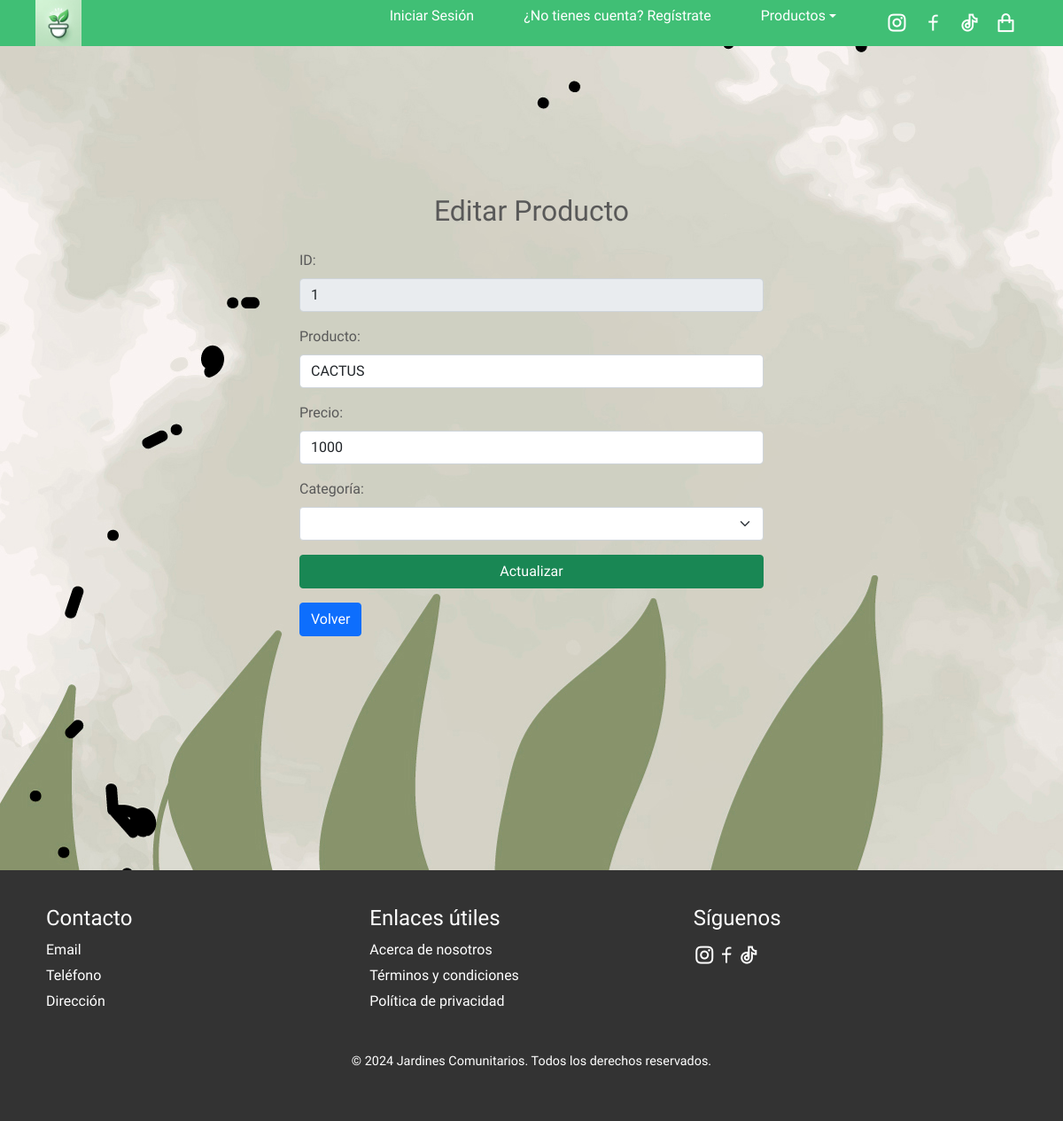
The app's page /alumnos/productos_findEdit/1 with its own data.
### alumnos/models.py (models this page shows)
class Producto(models.Model):
    id_producto = models.CharField(primary_key=True, max_length=10)
    producto = models.CharField(max_length=20)
    precio = models.PositiveIntegerField()
    id_categoria = models.ForeignKey('Categoria',on_delete=models.CASCADE, db_column='idCategoria')
    imagen = models.ImageField(upload_to='productos/', default='media/default.png')
    activo = models.IntegerField()

### alumnos/views.py (the view)
# urls.py: path('productos_findEdit/<str:pk>', views.productos_findEdit, name='productos_findEdit'),
def productos_findEdit(request, pk):
    if pk != "":
        producto=Producto.objects.get(id_producto=pk)
        categorias=Categoria.objects.all()
        context={"producto": producto, "categoria":categorias}
        if producto:
            return render(request,'alumnos/productos_edit.html',context)
        else:
            context={'mensaje':"Error producto no existe"}
            return render(request, 'alumnos/productos_list.html', context)

### alumnos/templates/alumnos/productos_edit.html (shortened to what this page needs)
{% extends "alumnos/base.html" %}
{% load crispy_forms_tags %}
{% load static %}
{% block css %}
<link rel="stylesheet" href="https://cdnjs.cloudflare.com/ajax/libs/remixicon/4.2.0/remixicon.min.css">
<link rel="stylesheet" type="text/css" href="{% static 'css/styles_cards.css' %}">
{% endblock %}
{% block content %}
<div class="container" style="margin-top: 20%;">
    <div class="row justify-content-center">
        <div class="col-lg-6">
            {% if producto %}
                <h2 class="text-center mb-4">Editar Producto</h2>
                <form action="{% url 'productosUpdate' %}" method="POST">
                    <div class="mb-3">
                        <label for="idProducto" class="form-label">ID:</label>
                        <input type="text" class="form-control" id="idProducto" name="idProducto" value="{{ producto.id_producto }}" readonly>
                    </div>
                    <div class="mb-3">
                        <label for="producto" class="form-label">Producto:</label>
                        <input type="text" class="form-control" id="producto" name="producto" value="{{ producto.producto }}">
                    </div>
                    <div class="mb-3">
                        <label for="precio" class="form-label">Precio:</label>
                        <input type="text" class="form-control" id="precio" name="precio" value="{{ producto.precio }}">
                    </div>
                    <div class="mb-3">
                        <label for="categoria" class="form-label">Categoría:</label>
                        <select name="categoria" id="categoria" class="form-select">
                        </select>
                    </div>
                    <div class="d-grid gap-2">
                        <input type="submit" name="opcion" value="Actualizar" class="btn btn-success">
                    </div>
                </form>
                <div class="mt-3">
                    <a href="{% url 'crud' %}" class="btn btn-primary">Volver</a>
                </div>
            {% endif %}
        </div>
    </div>
</div>
{% endblock %}

### alumnos/static/css/styles_cards.css (style rules this page uses)
:root { --first-color: hsl(82, 60%, 28%); --title-color: hsl(0, 0%, 15%); --text-color: hsl(0, 0%, 35%); --body-color: hsl(0, 0%, 95%); --container-color: hsl(0, 0%, 100%); --white-color: hsl(0, 0%, 100%); --black-color: hsl(145, 50%, 50%); --body-font: "Montserrat Alternates", sans-serif; --h2-font-size: 1.25rem; --small-font-size: .813rem; --h1-font-size: 1.5rem; --normal-font-size: .938rem; --header-height: 3.5rem; --font-regular: 400; --font-medium: 500; --z-tooltip: 10; --z-fixed: 100; }
@media screen and (min-width: 1120px) { :root { --h2-font-size: 1.5rem; --small-font-size: .875rem; --normal-font-size: 1rem; } }
* { box-sizing: border-box; padding: 0; margin: 0; }
body { font-family: var(--body-font); background-color: var(--body-color); color: var(--text-color); font-size: var(--normal-font-size); }
.container { max-width: 1120px; margin-inline: 1.5rem; }
a { text-decoration: none; }
html { scroll-behavior: smooth; }
@media screen and (min-width: 1150px) { .container { margin-inline: auto; } }

### records on screen
Producto: idProducto "1", producto "CACTUS", precio "1000"
